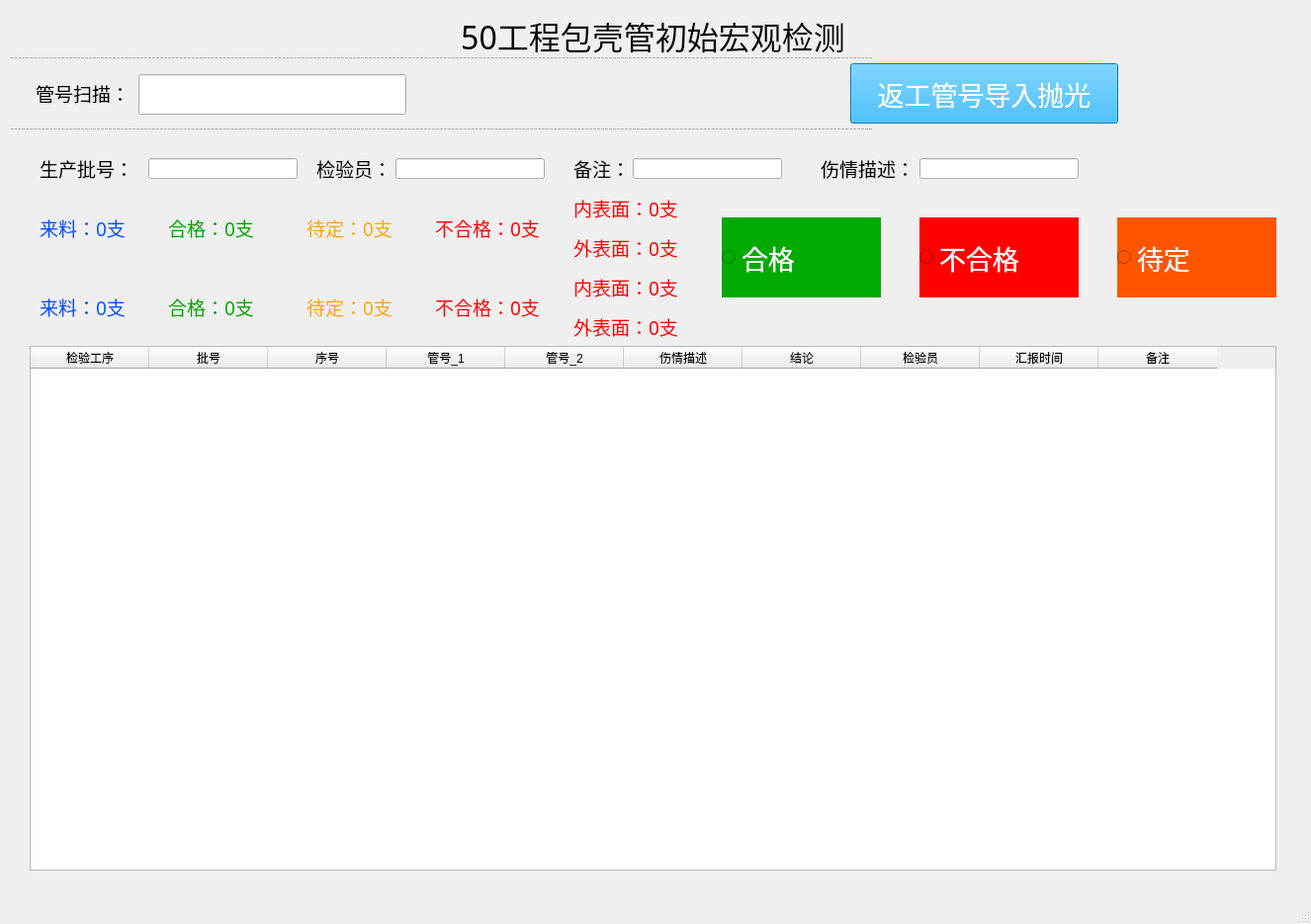
<?xml version="1.0" encoding="UTF-8"?>
<ui version="4.0">
 <class>MainWindow</class>
 <widget class="QMainWindow" name="MainWindow">
  <property name="geometry">
   <rect>
    <x>0</x>
    <y>0</y>
    <width>1326</width>
    <height>935</height>
   </rect>
  </property>
  <property name="windowTitle">
   <string>50工程包壳管初始宏观检测</string>
  </property>
  <widget class="QWidget" name="centralwidget">
   <widget class="QLabel" name="label">
    <property name="geometry">
     <rect>
      <x>0</x>
      <y>0</y>
      <width>1321</width>
      <height>71</height>
     </rect>
    </property>
    <property name="font">
     <font>
      <family>黑体</family>
      <pointsize>24</pointsize>
     </font>
    </property>
    <property name="text">
     <string>50工程包壳管初始宏观检测</string>
    </property>
    <property name="alignment">
     <set>Qt::AlignCenter</set>
    </property>
   </widget>
   <widget class="QLineEdit" name="Scan">
    <property name="geometry">
     <rect>
      <x>140</x>
      <y>75</y>
      <width>271</width>
      <height>41</height>
     </rect>
    </property>
    <property name="font">
     <font>
      <family>黑体</family>
      <pointsize>28</pointsize>
     </font>
    </property>
   </widget>
   <widget class="QLabel" name="show_Barcode">
    <property name="geometry">
     <rect>
      <x>30</x>
      <y>80</y>
      <width>1271</width>
      <height>16</height>
     </rect>
    </property>
    <property name="font">
     <font>
      <family>黑体</family>
      <pointsize>72</pointsize>
     </font>
    </property>
    <property name="styleSheet">
     <string notr="true">color:red</string>
    </property>
    <property name="text">
     <string/>
    </property>
    <property name="alignment">
     <set>Qt::AlignCenter</set>
    </property>
   </widget>
   <widget class="QLabel" name="label_3">
    <property name="geometry">
     <rect>
      <x>36</x>
      <y>84</y>
      <width>91</width>
      <height>20</height>
     </rect>
    </property>
    <property name="font">
     <font>
      <family>黑体</family>
      <pointsize>14</pointsize>
     </font>
    </property>
    <property name="text">
     <string>管号扫描：</string>
    </property>
   </widget>
   <widget class="QLabel" name="label_6">
    <property name="geometry">
     <rect>
      <x>320</x>
      <y>160</y>
      <width>91</width>
      <height>21</height>
     </rect>
    </property>
    <property name="font">
     <font>
      <family>黑体</family>
      <pointsize>14</pointsize>
     </font>
    </property>
    <property name="text">
     <string>检验员：</string>
    </property>
   </widget>
   <widget class="QLineEdit" name="biaozhun">
    <property name="geometry">
     <rect>
      <x>640</x>
      <y>160</y>
      <width>151</width>
      <height>21</height>
     </rect>
    </property>
    <property name="font">
     <font>
      <family>黑体</family>
      <pointsize>14</pointsize>
     </font>
    </property>
    <property name="styleSheet">
     <string notr="true"/>
    </property>
   </widget>
   <widget class="QLabel" name="label_4">
    <property name="geometry">
     <rect>
      <x>40</x>
      <y>160</y>
      <width>91</width>
      <height>21</height>
     </rect>
    </property>
    <property name="font">
     <font>
      <family>黑体</family>
      <pointsize>14</pointsize>
     </font>
    </property>
    <property name="text">
     <string>生产批号：</string>
    </property>
   </widget>
   <widget class="QLabel" name="label_5">
    <property name="geometry">
     <rect>
      <x>580</x>
      <y>160</y>
      <width>91</width>
      <height>21</height>
     </rect>
    </property>
    <property name="font">
     <font>
      <family>黑体</family>
      <pointsize>14</pointsize>
     </font>
    </property>
    <property name="text">
     <string>备注：</string>
    </property>
   </widget>
   <widget class="QLineEdit" name="jianyanyuan">
    <property name="geometry">
     <rect>
      <x>400</x>
      <y>160</y>
      <width>151</width>
      <height>21</height>
     </rect>
    </property>
    <property name="font">
     <font>
      <family>黑体</family>
      <pointsize>14</pointsize>
     </font>
    </property>
    <property name="styleSheet">
     <string notr="true"/>
    </property>
   </widget>
   <widget class="QLineEdit" name="pihao">
    <property name="geometry">
     <rect>
      <x>150</x>
      <y>160</y>
      <width>151</width>
      <height>21</height>
     </rect>
    </property>
    <property name="font">
     <font>
      <family>黑体</family>
      <pointsize>14</pointsize>
     </font>
    </property>
    <property name="styleSheet">
     <string notr="true"/>
    </property>
   </widget>
   <widget class="QTableWidget" name="table_data">
    <property name="geometry">
     <rect>
      <x>30</x>
      <y>350</y>
      <width>1261</width>
      <height>531</height>
     </rect>
    </property>
    <attribute name="horizontalHeaderMinimumSectionSize">
     <number>30</number>
    </attribute>
    <attribute name="horizontalHeaderDefaultSectionSize">
     <number>120</number>
    </attribute>
    <attribute name="verticalHeaderMinimumSectionSize">
     <number>25</number>
    </attribute>
    <attribute name="verticalHeaderDefaultSectionSize">
     <number>30</number>
    </attribute>
    <column>
     <property name="text">
      <string>检验工序</string>
     </property>
    </column>
    <column>
     <property name="text">
      <string>批号</string>
     </property>
    </column>
    <column>
     <property name="text">
      <string>序号</string>
     </property>
    </column>
    <column>
     <property name="text">
      <string>管号_1</string>
     </property>
    </column>
    <column>
     <property name="text">
      <string>管号_2</string>
     </property>
    </column>
    <column>
     <property name="text">
      <string>伤情描述</string>
     </property>
    </column>
    <column>
     <property name="text">
      <string>结论</string>
     </property>
    </column>
    <column>
     <property name="text">
      <string>检验员</string>
     </property>
    </column>
    <column>
     <property name="text">
      <string>汇报时间</string>
     </property>
    </column>
    <column>
     <property name="text">
      <string>备注</string>
     </property>
    </column>
   </widget>
   <widget class="QLabel" name="label_8">
    <property name="geometry">
     <rect>
      <x>10</x>
      <y>120</y>
      <width>1301</width>
      <height>20</height>
     </rect>
    </property>
    <property name="styleSheet">
     <string notr="true">color: rgb(173, 173, 173);</string>
    </property>
    <property name="text">
     <string>---------------------------------------------------------------------------------------------------------------------------------------------------------------------------------------------------------------------------</string>
    </property>
   </widget>
   <widget class="QLabel" name="label_9">
    <property name="geometry">
     <rect>
      <x>10</x>
      <y>50</y>
      <width>1301</width>
      <height>16</height>
     </rect>
    </property>
    <property name="styleSheet">
     <string notr="true">color: rgb(173, 173, 173);</string>
    </property>
    <property name="text">
     <string>---------------------------------------------------------------------------------------------------------------------------------------------------------------------------------------------------------------------------</string>
    </property>
   </widget>
   <widget class="QPushButton" name="daiding_btn_R">
    <property name="geometry">
     <rect>
      <x>860</x>
      <y>64</y>
      <width>271</width>
      <height>61</height>
     </rect>
    </property>
    <property name="font">
     <font>
      <family>黑体</family>
      <pointsize>20</pointsize>
     </font>
    </property>
    <property name="styleSheet">
     <string notr="true">color:white;
background-color: rgb(0, 170, 255);</string>
    </property>
    <property name="text">
     <string>返工管号导入抛光</string>
    </property>
   </widget>
   <widget class="QLineEdit" name="shangqing">
    <property name="geometry">
     <rect>
      <x>930</x>
      <y>160</y>
      <width>161</width>
      <height>21</height>
     </rect>
    </property>
    <property name="font">
     <font>
      <family>黑体</family>
      <pointsize>14</pointsize>
     </font>
    </property>
    <property name="styleSheet">
     <string notr="true"/>
    </property>
   </widget>
   <widget class="QLabel" name="label_10">
    <property name="geometry">
     <rect>
      <x>830</x>
      <y>160</y>
      <width>91</width>
      <height>21</height>
     </rect>
    </property>
    <property name="font">
     <font>
      <family>黑体</family>
      <pointsize>14</pointsize>
     </font>
    </property>
    <property name="text">
     <string>伤情描述：</string>
    </property>
   </widget>
   <widget class="QRadioButton" name="hege_btn">
    <property name="geometry">
     <rect>
      <x>730</x>
      <y>220</y>
      <width>161</width>
      <height>81</height>
     </rect>
    </property>
    <property name="font">
     <font>
      <family>黑体</family>
      <pointsize>20</pointsize>
     </font>
    </property>
    <property name="layoutDirection">
     <enum>Qt::LeftToRight</enum>
    </property>
    <property name="styleSheet">
     <string notr="true">background-color: rgb(0, 170, 0);
color: rgb(255, 255, 255);</string>
    </property>
    <property name="text">
     <string>合格</string>
    </property>
   </widget>
   <widget class="QRadioButton" name="daiding_btn">
    <property name="geometry">
     <rect>
      <x>1130</x>
      <y>220</y>
      <width>161</width>
      <height>81</height>
     </rect>
    </property>
    <property name="font">
     <font>
      <family>黑体</family>
      <pointsize>20</pointsize>
     </font>
    </property>
    <property name="layoutDirection">
     <enum>Qt::LeftToRight</enum>
    </property>
    <property name="styleSheet">
     <string notr="true">color: rgb(255, 255, 255);
background-color: rgb(255, 85, 0);</string>
    </property>
    <property name="text">
     <string>待定</string>
    </property>
   </widget>
   <widget class="QRadioButton" name="buhege_btn">
    <property name="geometry">
     <rect>
      <x>930</x>
      <y>220</y>
      <width>161</width>
      <height>81</height>
     </rect>
    </property>
    <property name="font">
     <font>
      <family>黑体</family>
      <pointsize>20</pointsize>
     </font>
    </property>
    <property name="layoutDirection">
     <enum>Qt::LeftToRight</enum>
    </property>
    <property name="styleSheet">
     <string notr="true">background-color: rgb(255, 0, 0);
color: rgb(255, 255, 255);</string>
    </property>
    <property name="text">
     <string>不合格</string>
    </property>
   </widget>
   <widget class="QLabel" name="BHG">
    <property name="geometry">
     <rect>
      <x>440</x>
      <y>220</y>
      <width>131</width>
      <height>21</height>
     </rect>
    </property>
    <property name="font">
     <font>
      <family>黑体</family>
      <pointsize>14</pointsize>
     </font>
    </property>
    <property name="styleSheet">
     <string notr="true">color: rgb(255, 0, 0);</string>
    </property>
    <property name="text">
     <string>不合格：0支</string>
    </property>
   </widget>
   <widget class="QLabel" name="LL">
    <property name="geometry">
     <rect>
      <x>40</x>
      <y>220</y>
      <width>121</width>
      <height>21</height>
     </rect>
    </property>
    <property name="font">
     <font>
      <family>黑体</family>
      <pointsize>14</pointsize>
     </font>
    </property>
    <property name="styleSheet">
     <string notr="true">color: rgb(0, 85, 255);</string>
    </property>
    <property name="text">
     <string>来料：0支</string>
    </property>
   </widget>
   <widget class="QLabel" name="HG">
    <property name="geometry">
     <rect>
      <x>170</x>
      <y>220</y>
      <width>131</width>
      <height>21</height>
     </rect>
    </property>
    <property name="font">
     <font>
      <family>黑体</family>
      <pointsize>14</pointsize>
     </font>
    </property>
    <property name="styleSheet">
     <string notr="true">color: rgb(0, 170, 0);</string>
    </property>
    <property name="text">
     <string>合格：0支</string>
    </property>
   </widget>
   <widget class="QLabel" name="DD">
    <property name="geometry">
     <rect>
      <x>310</x>
      <y>220</y>
      <width>131</width>
      <height>21</height>
     </rect>
    </property>
    <property name="font">
     <font>
      <family>黑体</family>
      <pointsize>14</pointsize>
     </font>
    </property>
    <property name="styleSheet">
     <string notr="true">color: rgb(255, 170, 0);</string>
    </property>
    <property name="text">
     <string>待定：0支</string>
    </property>
   </widget>
   <widget class="QLabel" name="BHG_N">
    <property name="geometry">
     <rect>
      <x>580</x>
      <y>200</y>
      <width>131</width>
      <height>21</height>
     </rect>
    </property>
    <property name="font">
     <font>
      <family>黑体</family>
      <pointsize>14</pointsize>
     </font>
    </property>
    <property name="styleSheet">
     <string notr="true">color: rgb(255, 0, 0);</string>
    </property>
    <property name="text">
     <string>内表面：0支</string>
    </property>
   </widget>
   <widget class="QLabel" name="BHG_W">
    <property name="geometry">
     <rect>
      <x>580</x>
      <y>240</y>
      <width>131</width>
      <height>21</height>
     </rect>
    </property>
    <property name="font">
     <font>
      <family>黑体</family>
      <pointsize>14</pointsize>
     </font>
    </property>
    <property name="styleSheet">
     <string notr="true">color: rgb(255, 0, 0);</string>
    </property>
    <property name="text">
     <string>外表面：0支</string>
    </property>
   </widget>
   <widget class="QLabel" name="LL_2">
    <property name="geometry">
     <rect>
      <x>40</x>
      <y>300</y>
      <width>121</width>
      <height>21</height>
     </rect>
    </property>
    <property name="font">
     <font>
      <family>黑体</family>
      <pointsize>14</pointsize>
     </font>
    </property>
    <property name="styleSheet">
     <string notr="true">color: rgb(0, 85, 255);</string>
    </property>
    <property name="text">
     <string>来料：0支</string>
    </property>
   </widget>
   <widget class="QLabel" name="HG_2">
    <property name="geometry">
     <rect>
      <x>170</x>
      <y>300</y>
      <width>131</width>
      <height>21</height>
     </rect>
    </property>
    <property name="font">
     <font>
      <family>黑体</family>
      <pointsize>14</pointsize>
     </font>
    </property>
    <property name="styleSheet">
     <string notr="true">color: rgb(0, 170, 0);</string>
    </property>
    <property name="text">
     <string>合格：0支</string>
    </property>
   </widget>
   <widget class="QLabel" name="BHG_W_2">
    <property name="geometry">
     <rect>
      <x>580</x>
      <y>320</y>
      <width>131</width>
      <height>21</height>
     </rect>
    </property>
    <property name="font">
     <font>
      <family>黑体</family>
      <pointsize>14</pointsize>
     </font>
    </property>
    <property name="styleSheet">
     <string notr="true">color: rgb(255, 0, 0);</string>
    </property>
    <property name="text">
     <string>外表面：0支</string>
    </property>
   </widget>
   <widget class="QLabel" name="BHG_2">
    <property name="geometry">
     <rect>
      <x>440</x>
      <y>300</y>
      <width>131</width>
      <height>21</height>
     </rect>
    </property>
    <property name="font">
     <font>
      <family>黑体</family>
      <pointsize>14</pointsize>
     </font>
    </property>
    <property name="styleSheet">
     <string notr="true">color: rgb(255, 0, 0);</string>
    </property>
    <property name="text">
     <string>不合格：0支</string>
    </property>
   </widget>
   <widget class="QLabel" name="BHG_N_2">
    <property name="geometry">
     <rect>
      <x>580</x>
      <y>280</y>
      <width>131</width>
      <height>21</height>
     </rect>
    </property>
    <property name="font">
     <font>
      <family>黑体</family>
      <pointsize>14</pointsize>
     </font>
    </property>
    <property name="styleSheet">
     <string notr="true">color: rgb(255, 0, 0);</string>
    </property>
    <property name="text">
     <string>内表面：0支</string>
    </property>
   </widget>
   <widget class="QLabel" name="DD_2">
    <property name="geometry">
     <rect>
      <x>310</x>
      <y>300</y>
      <width>131</width>
      <height>21</height>
     </rect>
    </property>
    <property name="font">
     <font>
      <family>黑体</family>
      <pointsize>14</pointsize>
     </font>
    </property>
    <property name="styleSheet">
     <string notr="true">color: rgb(255, 170, 0);</string>
    </property>
    <property name="text">
     <string>待定：0支</string>
    </property>
   </widget>
  </widget>
  <widget class="QMenuBar" name="menubar">
   <property name="geometry">
    <rect>
     <x>0</x>
     <y>0</y>
     <width>1326</width>
     <height>23</height>
    </rect>
   </property>
  </widget>
  <widget class="QStatusBar" name="statusbar"/>
 </widget>
 <resources/>
 <connections/>
</ui>
